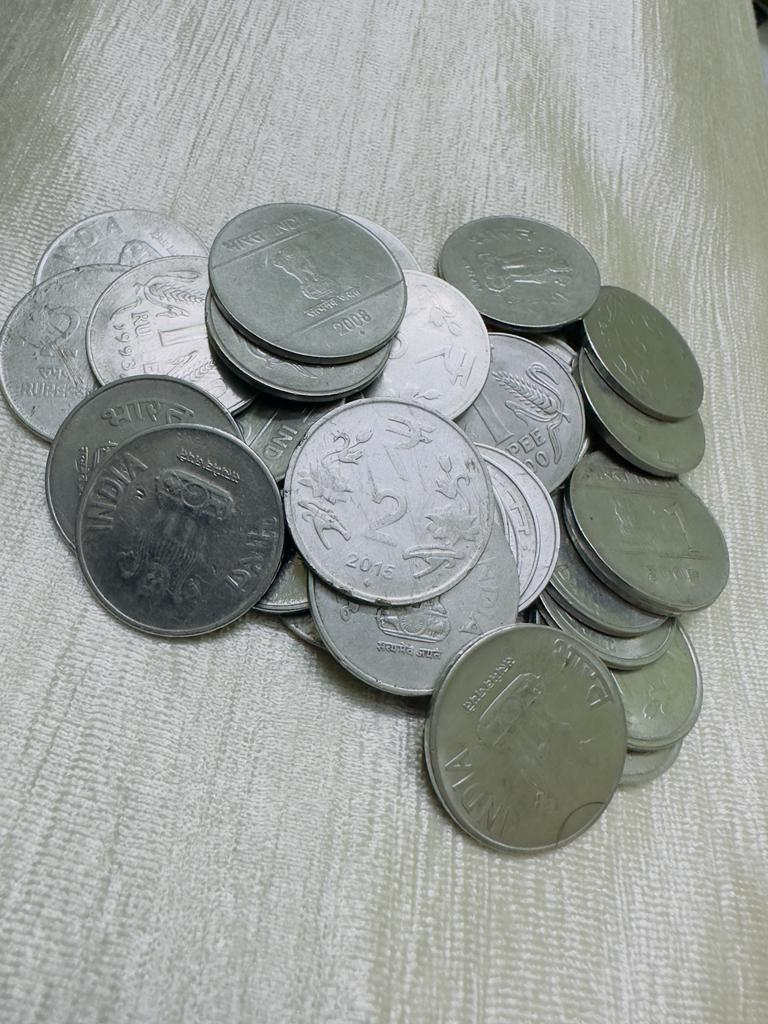
%> input picture main/img/2.jpg, 768 x 1024 px, given in place of 123.jpeg, which was not available
$ octave wavelet_inverse.m   (GNU Octave 9; MATLAB toolbox functions it lacks are replaced by stand-ins)
%> lines starting %> are read from the running program, lines starting %| are printed output that depends on the picture; pictures that were not available may be replaced by others from this repository, and a replacement may not be noted
### main/files/sigthresh.m
function [T] = sigthresh(M, level, test_matrix)
%[a,b] = size(M);
%M is only HH band
C = 0.6745;
variance = (median(abs(M(:)))/C)^2;

beta = sqrt(log(length(M)/level));


T = beta*variance/std2(test_matrix);

end

### main/files/wavelet_inverse.m
clc;
clear;
close all;
% reading the image
Original_Image = imread("C:\Users\Aniket Sourav\Desktop\123.jpeg");
%> Original_Image is the input picture: size 1024x768x3 uint8; mean R, G, B 155.7, 159.3, 155.6

% convert to grayscale
Original_Image = rgb2gray(Original_Image);
%> Original_Image: size 1024x768 uint8

% add noise  to image
Noisy_image = imnoise(Original_Image, 'salt & pepper',0.1);

% choose type of thresholding (hard or soft)
type = 's';

% applying dwt to the image and it's components
[A1, H1, V1, D1] = dwt2(Noisy_image, 'db1'); % level - 1
[A2, H2, V2, D2] = dwt2(A1, 'db1'); % level - 2
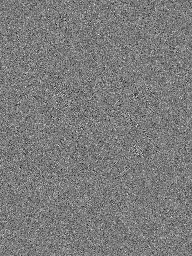
%> D2: size 256x192 double; min -224.5, max 238, mean -0.1; drawn with min black and max white
[A3, H3, V3, D3] = dwt2(A2, 'db1'); % level - 3
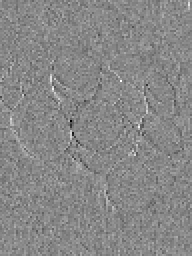
%> V3: size 128x96 double (shown 2 times larger); min -537.4, max 469.8, mean 0.2; drawn with min black and max white
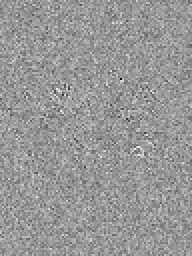
%> D3: size 128x96 double (shown 2 times larger); min -371.5, max 253.1, mean 0.1; drawn with min black and max white


%% LEVEL - 3
% find threshold on detail components
T13 = sigthresh(H3, 3, H3);
%> in sigthresh, `variance = (median(abs(M(:)))/C)^2;`: variance = 2731.2
%> in sigthresh, `T = beta*variance/std2(test_matrix);`: T = 86.63
%> T13 = 86.63
T23 = sigthresh(V3, 3, V3);
%> T23 = 91.08
T33 = sigthresh(D3, 3, D3);
%> T33 = 88.6
% apply threshold, these matrices are denoised before image reconstruction
Y13 = wthresh(H3, type, T13);
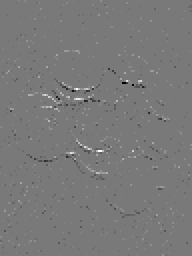
%> Y13: size 128x96 double (shown 2 times larger); min -331, max 363, mean 0.4; drawn with min black and max white
Y23 = wthresh(H3, type, T23);
Y33 = wthresh(H3, type, T33);

%% LEVEL - 2
% find threshold on detail components
T12 = sigthresh(H2, 2, H2);
%> T12 = 94.43
T22 = sigthresh(V2, 2, V2);
%> T22 = 91.54
T32 = sigthresh(D2, 2, D2);
%> T32 = 87.27
% apply threshold, these matrices are denoised before image reconstruction
Y12 = wthresh(H2, type, T12);
Y22 = wthresh(V2, type, T22);
Y32 = wthresh(D2, type, T32);
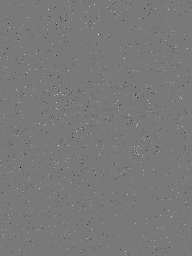
%> Y32: size 256x192 double; min -137.2, max 150.7, mean 0; drawn with min black and max white

%% LEVEL - 1
% find threshold on detail components
T11 = sigthresh(H1, 1, H1);
%> T11 = 11.14
T21 = sigthresh(V1, 1, V1);
%> T21 = 6.98
T31 = sigthresh(D1, 1, D1);
%> T31 = 1.14
% apply threshold, these matrices are denoised before image reconstruction
Y11 = wthresh(H1, type, T11);
Y21 = wthresh(V1, type, T21);
Y31 = wthresh(D1, type, T31);

% apply inverse discrete wavelet transform on all levels
Y_cA2 = idwt2(A3, Y13, Y23, Y33, 'db1');
Y_cA1 = idwt2(A2, Y12, Y22, Y32, 'db1');
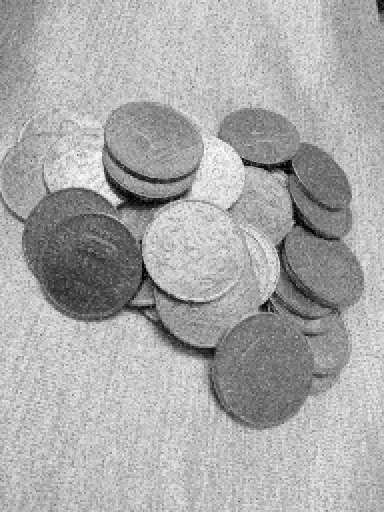
%> Y_cA1: size 512x384 double; min 3.63, max 462.8, mean 309.4; drawn with min black and max white
Y_cA = idwt2(A1, Y11, Y21, Y31, 'db1');

figure(1); imshow(Original_Image);
title("Original image");
figure(2); imshow(Noisy_image);
title("Noisy Image");
figure(3); imshow(uint8(Y_cA));
title("Filtered image");

 filename = 'metrics.xlsx';
writetable(metrics, filename, 'Sheet', 1);
 sz = [20 7];
varTypes = ["string", "double", "double", "double", "double", "double", "double"];
varNames = ["Noise", "Amount", "PSNR_Before", "SNR_Before", "PSNR_After", "SNR_After", "MSE"];
metrics = table('Size', sz, 'VariableTypes', varTypes, 'VariableNames', varNames);

err = immse(Original_Image,uint8(Y_cA));
%> err = 1692.9
fprintf('\n The mean-squared error is %0.4f\n', err);
%|  The mean-squared error is 1692.9305

pog = sqrt(mean((Original_Image(:)-uint8(Y_cA(:))).^2));
%> pog = 4.64
message = sprintf('The Root mean square error is %.3f.', pog);
%> message = 'The Root mean square error is 4.643.'

[peaksnr, snr] = psnr(Original_Image, uint8(Y_cA));
%> peaksnr = 15.84; snr = 12.02

fprintf('\n The Peak-SNR value is %0.4f', peaksnr);
%|  The Peak-SNR value is 15.8444

[ssimval,ssimmap] = ssim(Original_Image,uint8(Y_cA));
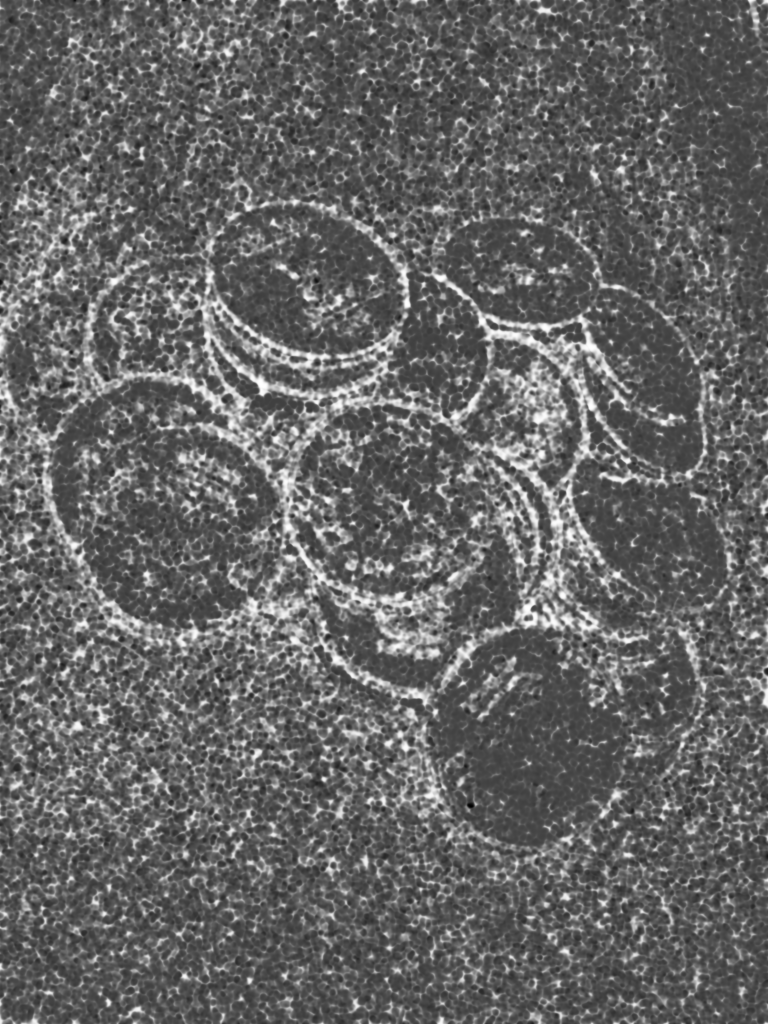
%> ssimmap: size 1024x768 double; min -0.333, max 0.996, mean 0.196; drawn with min black and max white
%> ssimval = 0.196
imshow(ssimmap,[])
title("Local SSIM Map with Global SSIM Value: "+num2str(ssimval))

$ run again, on main/img/3.jpg
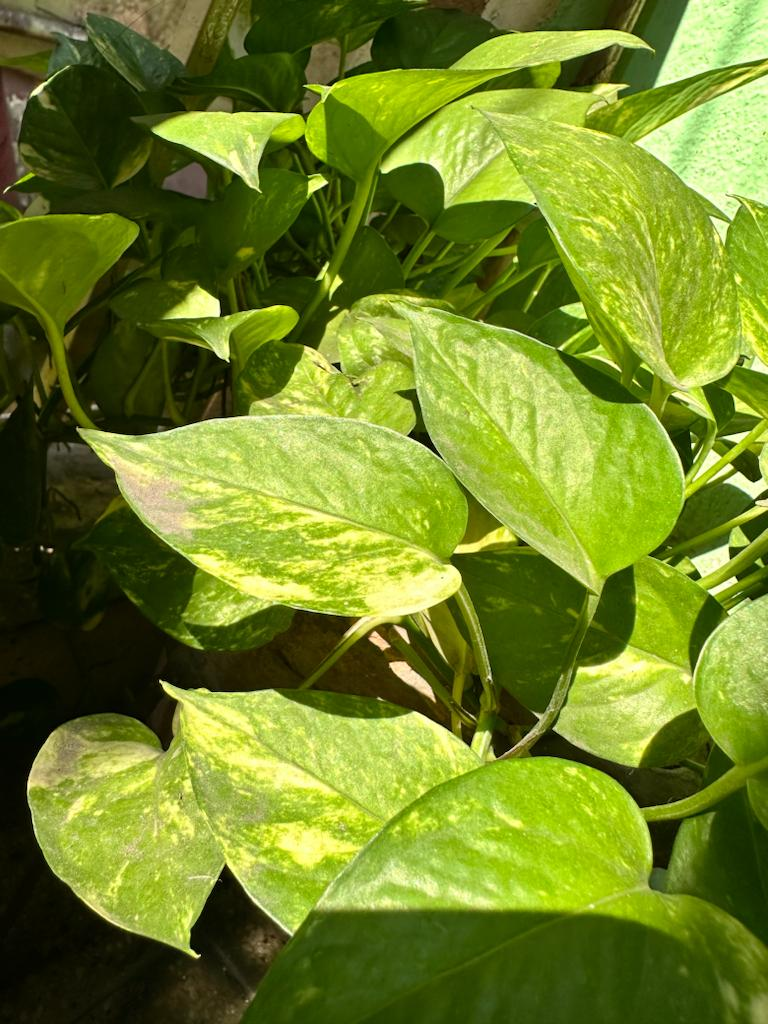
%> input picture main/img/3.jpg, 768 x 1024 px, given in place of 123.jpeg, which was not available
%> Original_Image is the input picture: size 1024x768x3 uint8; mean R, G, B 112.3, 131.6, 38.9
%> Original_Image: size 1024x768 uint8
%> variance = 3785.6
%> T = 83.86
%> T23 = 87.57
%> T33 = 91.15
%> T12 = 91.07
%> T22 = 90.77
%> T32 = 80.01
%> T11 = 5.69
%> T21 = 4.94
%> T31 = 0.747
%> `Y_cA1 = idwt2(A2, Y12, Y22, Y32, 'db1');`:
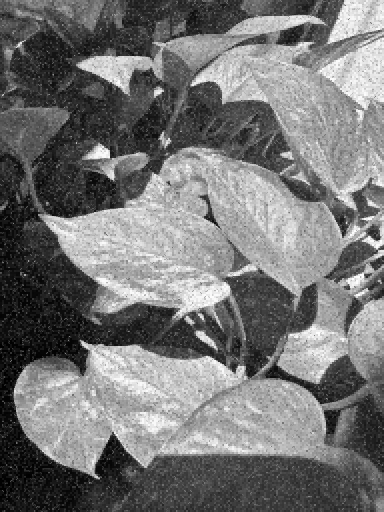
%> Y_cA1: size 512x384 double; min 8.13, max 497.4, mean 233.1; drawn with min black and max white
%> err = 2038
%|  The mean-squared error is 2038.0192
%> pog = 3.91
%> message = 'The Root mean square error is 3.912.'
%> peaksnr = 15.04; snr = 9.86
%|  The Peak-SNR value is 15.0387
%> `[ssimval,ssimmap] = ssim(Original_Image,uint8(Y_cA));`:
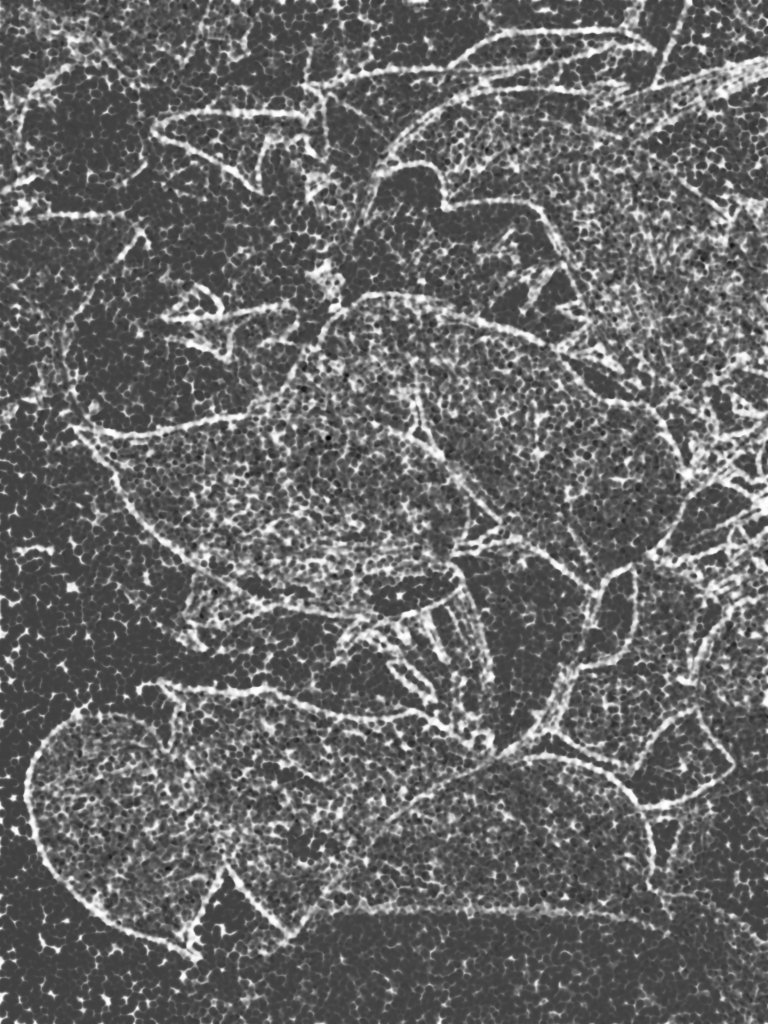
%> ssimmap: size 1024x768 double; min -0.34, max 0.999, mean 0.204; drawn with min black and max white
%> ssimval = 0.204

$ run again, on main/img/4.jpg
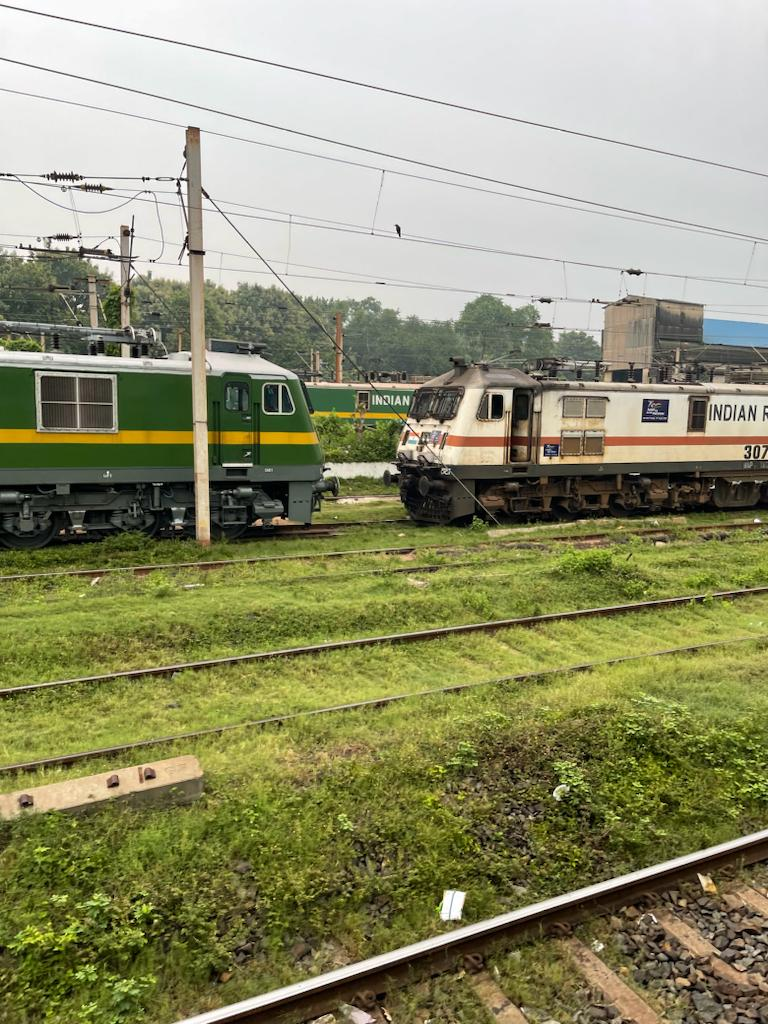
%> input picture main/img/4.jpg, 768 x 1024 px, given in place of 123.jpeg, which was not available
%> Original_Image is the input picture: size 1024x768x3 uint8; mean R, G, B 144.4, 144.6, 109.9
%> Original_Image: size 1024x768 uint8
%> variance = 6174.3
%> T = 111.7
%> T23 = 92.08
%> T33 = 91.57
%> T12 = 111.8
%> T22 = 99.48
%> T32 = 86.8
%> T11 = 18.79
%> T21 = 10.49
%> T31 = 3
%> `Y_cA1 = idwt2(A2, Y12, Y22, Y32, 'db1');`:
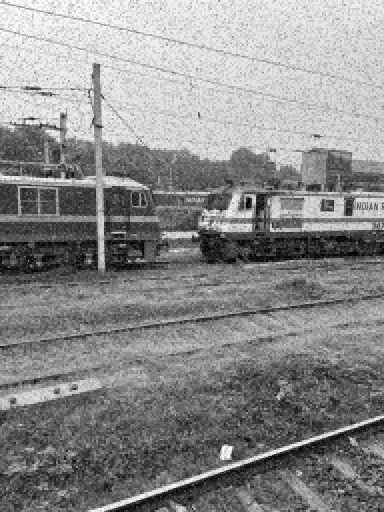
%> Y_cA1: size 512x384 double; min 2.88, max 506.5, mean 278.5; drawn with min black and max white
%> err = 1822.5
%|  The mean-squared error is 1822.5328
%> pog = 5.82
%> message = 'The Root mean square error is 5.824.'
%> peaksnr = 15.52; snr = 11.35
%|  The Peak-SNR value is 15.5241
%> `[ssimval,ssimmap] = ssim(Original_Image,uint8(Y_cA));`:
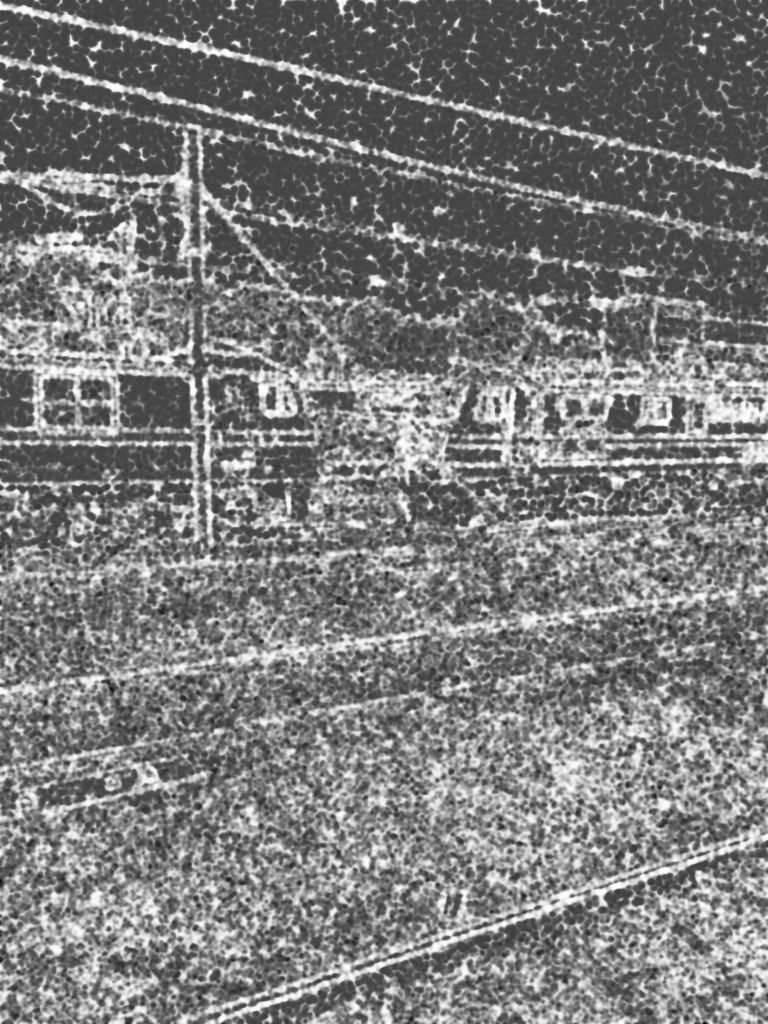
%> ssimmap: size 1024x768 double; min -0.354, max 1, mean 0.306; drawn with min black and max white
%> ssimval = 0.306
